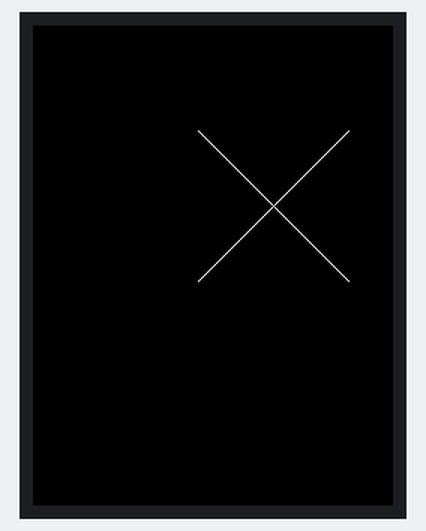
Simulated run of this program. Board: MicroPython board. On the bench: 240×320 colour display. Library files of the repository ran but are not shown: ili9341.py. At 0.4 s the program stops and its outputs stay as they are.

Above: at 0.4 s.

The program:

cross.py
```python
from ili9341 import ILI9341
from machine import Pin, SPI
from time import sleep

spi = SPI(0, baudrate=20000000, miso=Pin(20), mosi=Pin(19), sck=Pin(18))
display = ILI9341(spi, cs=Pin(17), dc=Pin(27), rst=Pin(16), w=320, h=240, r=2)
display.erase()

center_x, center_y = 160, 120
line_length = 50

display.draw_line(center_x - line_length, center_y - line_length, center_x + line_length, center_y + line_length, 0xffff)
display.draw_line(center_x - line_length, center_y + line_length, center_x + line_length, center_y - line_length, 0xffff)
```
